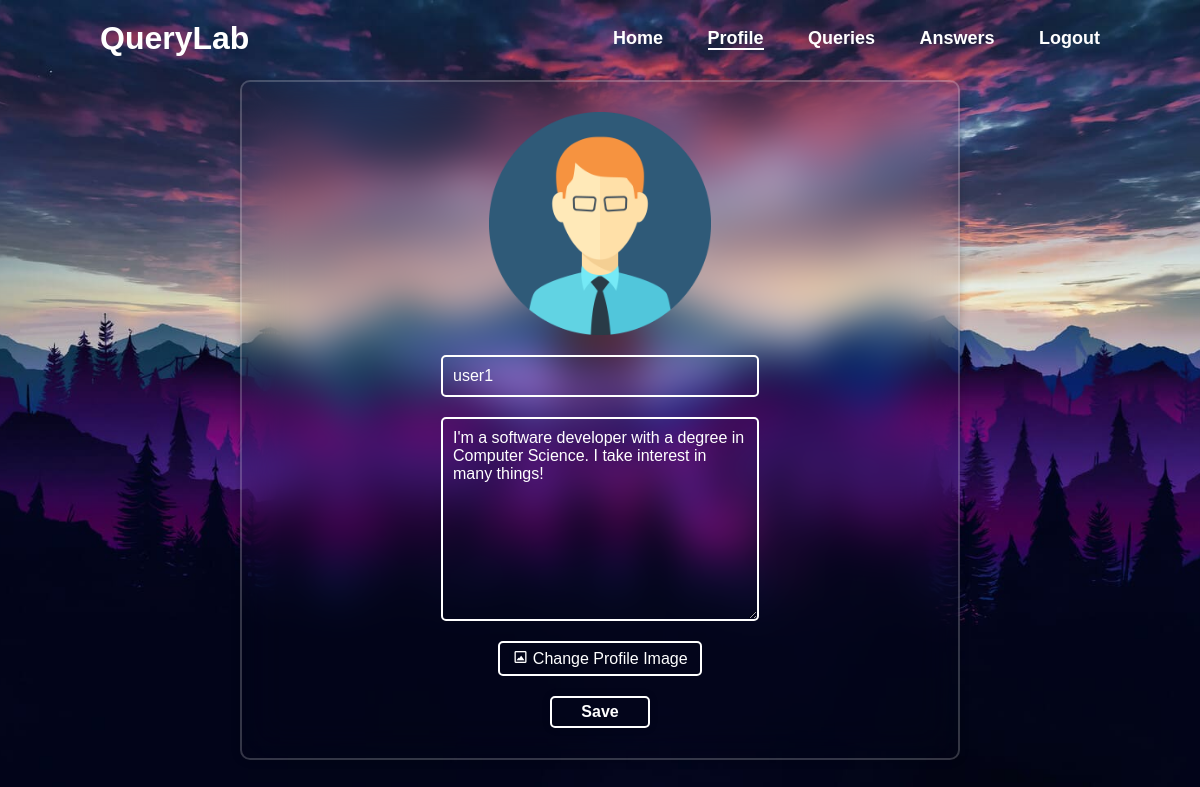
The page /public/profile/edit/2 (signed in) on the database its author committed.
### tables this page shows
CREATE TABLE `user` (
  `id` int(11) NOT NULL,
  `email` varchar(100) NOT NULL,
  `password` varchar(100) NOT NULL,
  `username` varchar(50) NOT NULL,
  `description` text NOT NULL,
  `profile_image` varchar(256) NOT NULL,
  `date_joined` datetime NOT NULL DEFAULT current_timestamp(),
  `credits` int(11) NOT NULL,
  `type` varchar(20) NOT NULL
);

### app/controllers/Profile.php (called while the page is built, shortened)
<?php
class Profile
{
    public function edit($user_id)
    {
        $user_id = (int) $user_id;
        $data = [];
        $u = new User;
        $user = $u->first(array('id' => $user_id));
        $data['user'] = $user;
        $this->view('edit_profile', $data);
    }
}

### app/core/App.php (called while the page is built, shortened)
<?php
class App
{
	private $method 	= 'index';
	private function splitURL()
	{
		$URL = $_GET['url'] ?? 'home';
		$URL = explode("/", trim($URL,"/"));
		return $URL;
	}
	public function loadController()
	{
		$URL = $this->splitURL();
		$filename = "../app/controllers/".ucfirst($URL[0]).".php";
		if(file_exists($filename))
		{
			unset($URL[0]);
		}else{
			$filename = "../app/controllers/_404.php";
			require $filename;
			$this->controller = "_404";
		}
		$controller = new $this->controller;
		if(!empty($URL[1]))
		{
			if(method_exists($controller, $URL[1]))
			{
				$this->method = $URL[1];
				unset($URL[1]);
			}
		}
		call_user_func_array([$controller,$this->method], $URL);
	}
}

### public/index.php (called while the page is built, shortened)
<?php
$app = new App;
$app->loadController();

### app/core/Model.php (called while the page is built, shortened)
<?php
Trait Model
{
	protected $limit 		= 10;
	protected $offset 		= 0;
	public function first($data, $data_not = [])
	{
		$keys = array_keys($data);
		$keys_not = array_keys($data_not);
		$query = "select * from $this->table where ";
		foreach ($keys as $key) {
			$query .= $key . " = :". $key . " && ";
		}
		$query = trim($query," && ");
		$query .= " limit $this->limit offset $this->offset";
		$data = array_merge($data, $data_not);
		$result = $this->query($query, $data);
		if($result)
			return $result[0];
		return false;
	}
}

### app/core/Database.php (called while the page is built, shortened)
<?php
Trait Database
{
	private function connect()
	{
		$string = "mysql:hostname=".DBHOST.";dbname=".DBNAME;
		$con = new PDO($string,DBUSER,DBPASS);
		return $con;
	}
	public function query($query, $data = [])
	{
		$con = $this->connect();
		$stm = $con->prepare($query);
		$check = $stm->execute($data);
		if($check)
		{
			$result = $stm->fetchAll(PDO::FETCH_OBJ);
			if(is_array($result) && count($result))
			{
				return $result;
			}
		}
		return false;
	}
}

### app/views/edit_profile.view.php (the view, shortened to what this page needs)
<!doctype html>
<html lang="en">
<head>
    <link href="<?= ROOT ?>/assets/css/style.css" rel="stylesheet">
    <link href="<?= ROOT ?>/assets/css/header.css" rel="stylesheet">
    <link href="<?= ROOT ?>/assets/css/edit_profile.css" rel="stylesheet">
    <link href='https://unpkg.com/boxicons@2.1.4/css/boxicons.min.css' rel='stylesheet'>
</head>
<body class="text-center">
    <?php require($_SERVER["DOCUMENT_ROOT"] . '/QueryLab/app/views/header.view.php') ?>
    <div class="canvas">
        <img src="<?= ROOT ?>/assets/images/<?= $user->profile_image ?>" alt="" class="profile-image">
        <form action="<?= ROOT ?>/profile/edit/<?= $user->id ?>" method="post" enctype="multipart/form-data">
            <input name="username" type="text" class="username" value="<?= $user->username ?>" required
                placeholder="Username...">
            <textarea name="description" class="description" id="" cols="30" rows="10" required
                placeholder="Description..."><?= $user->description ?></textarea>
            <label for="file-upload" class="custom-file-upload">
                <i class='bx bx-image-alt' ></i>
                Change Profile Image
            </label>
            <input type="submit" class="save-btn" value="Save">
        </form>
    </div>
</body>
</html>

### public/assets/css/style.css (style rules this page uses)
* { font-family: sans-serif, Arial, Helvetica; margin: 0; padding: 0; box-sizing: border-box; }
html { margin: 0; padding: 0; width: 100%; height: 100%; }
body { margin: 0; padding: 0; width: 100%; min-height: 100%; background: url('../images/LoginSignup.jpg') no-repeat; background-size: cover; background-position: center; background-attachment: fixed; }

### public/assets/css/edit_profile.css (style rules this page uses)
.canvas { display: flex; align-items: center; flex-direction: column; width: 60%; margin-top: 80px; margin-left: 20%; margin-bottom: 80px; background: transparent; border: 2px solid rgba(255, 255, 255, .2); backdrop-filter: blur(20px); box-shadow: 0 0 10px rgba(0, 0, 0, .2); color: #fff; border-radius: 10px; padding: 30px 40px; }
.canvas .profile-image { max-width: 35%; min-width: 50px; border-radius: 20px; }
.canvas form { display: flex; flex-direction: column; align-items: center; justify-content: center; width: 50%; margin-top: 20px; }
.canvas form ::placeholder { color: rgba(255, 255, 255, .5); opacity: 1; }
.canvas form .username, .description { width: 100%; margin-bottom: 20px; padding: 10px; font-size: 16px; border: 2px solid white; border-radius: 5px; background: transparent; color: white; }
.canvas form .custom-file-upload { border: 2px solid white; border-radius: 5px; padding: 6px 12px; margin-bottom: 20px; cursor: pointer; }
.canvas form .save-btn { min-width: 100px; height: 32px; background: transparent; border: 2px solid white; outline: none; border-radius: 5px; box-shadow: 0 0 10px rgba(0, 0, 0, .1); cursor: pointer; font-size: 16px; color: white; font-weight: 600; transition-duration: .3s; }

### rows shown on the page
user: profile_image (picture), username "user1", description "I'm a software developer with a degree in Computer Science. I take interest in many things!"
